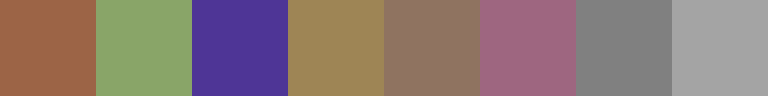
#> input picture experiments/gamut_research/p3_source_hdr2020.png, 768 x 96 px, given in place of patches_srgb.png, which was not available
$ python make_expand_figure.py
#> lines starting #> are read from the running program, lines starting #| are printed output that depends on the picture; pictures that were not available may be replaced by others from this repository, and a replacement may not be noted
import numpy as np, io
from PIL import Image, ImageDraw, ImageCms
patches=[(255,0,0),(0,255,0),(0,0,255),(0,255,255),(255,0,255),(255,255,0),
         (255,128,0),(200,90,60),(128,128,128),(32,32,32),(255,255,255),(255,0,128)]
S=96; H=64; LBL=320
srgb=ImageCms.createProfile('sRGB')
def render(p):
    im=Image.open(p); icc=im.info['icc_profile']
    prof=ImageCms.ImageCmsProfile(io.BytesIO(icc))
    return np.asarray(ImageCms.profileToProfile(im.convert('RGB'),prof,srgb,outputMode='RGB',renderingIntent=1))
def strip(a):
    if isinstance(a,np.ndarray) and a.dtype!=np.uint8:
        a=np.asarray(Image.fromarray(a).convert('RGB'))
    row=np.zeros((H,S*12,3),np.uint8)
    for i in range(12):
        r,q=divmod(i,6)
        blk=a[r*S+S//2-H//2:r*S+S//2+H//2, q*S+S//2-H//2:q*S+S//2+H//2]
        row[:,i*S:(i+1)*S]=np.asarray(Image.fromarray(blk).resize((S,H),Image.NEAREST))
    return row
rows=[('SOURCE',strip(np.asarray(Image.open('experiments/gamut_research/patches_srgb.png').convert('RGB')))),
      ('out 2020  expand=0',strip(render('experiments/gamut_research/out_2020_exp0.png'))),
      ('out 2020  expand=1',strip(render('experiments/gamut_research/out_2020_exp.png'))),
      ('out P3    expand=1',strip(render('experiments/gamut_research/out_p3_exp.png')))]
#> in strip, `row=np.zeros((H,S*12,3),np.uint8)`: row: shape (64, 1152, 3); every value is 0
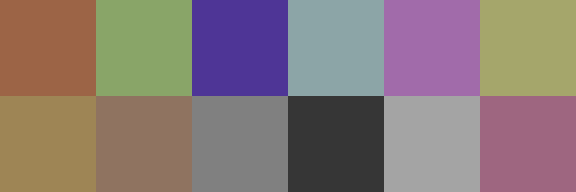
#> input picture experiments/gamut_research/out_2020_exp0.png, 576 x 192 px, found by its file name
#> in render, im is the input picture: PIL image 576x192 RGBA; mean R, G, B, A 136.8, 121, 118.6, 255
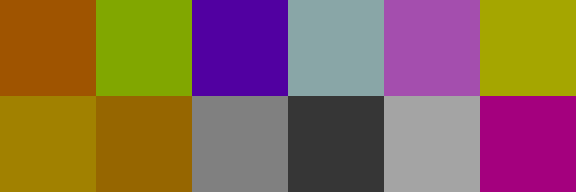
#> input picture experiments/gamut_research/out_2020_exp.png, 576 x 192 px, found by its file name
#> in render, im is the input picture: PIL image 576x192 RGBA; mean R, G, B, A 138, 103.2, 81.2, 255
#> after the loop in strip (call 3), `for i in range(12):`:
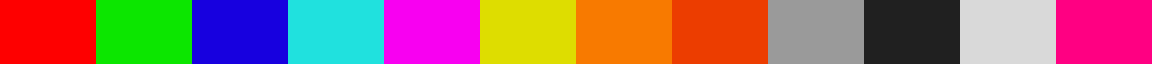
#> row: shape (64, 1152, 3); mean of channels 0, 1, 2 161.1, 105.2, 101.6; drawn as R, G, B
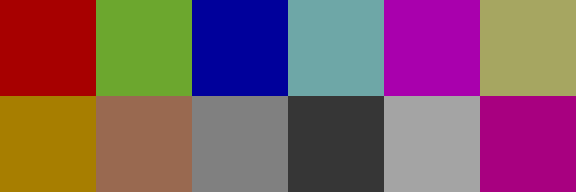
#> input picture experiments/gamut_research/out_p3_exp.png, 576 x 192 px, found by its file name
#> in render, im is the input picture: PIL image 576x192 RGBA; mean R, G, B, A 129.5, 89.8, 99.3, 255
#> after the loop in strip (call 4), `for i in range(12):`:
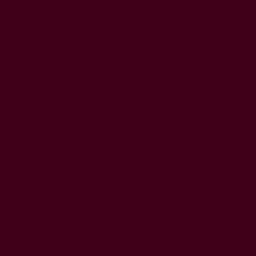
#> blk: shape (64, 64, 3) (shown 4 times larger); mean of channels 0, 1, 2 64, 0, 25; drawn as R, G, B
#> after the loop in strip (call 4), `for i in range(12):`:
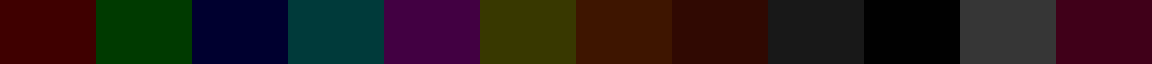
#> row: shape (64, 1152, 3); mean of channels 0, 1, 2 36.5, 23.4, 23.1; drawn as R, G, B
img=Image.new('RGB',(LBL+S*12,H*len(rows)+6*(len(rows)-1)+20),(24,24,28))
d=ImageDraw.Draw(img); y=10
for lab,row in rows:
    d.text((8,y+H//2-6),lab,fill=(230,230,235))
    img.paste(Image.fromarray(row),(LBL,y)); y+=H+6
#> this loop made 4 passes
#> (lab, y) on passes 1 to 4: ('SOURCE', 80), ('out 2020  expand=0', 150), ('out 2020  expand=1', 220), ('out P3    expand=1', 290)
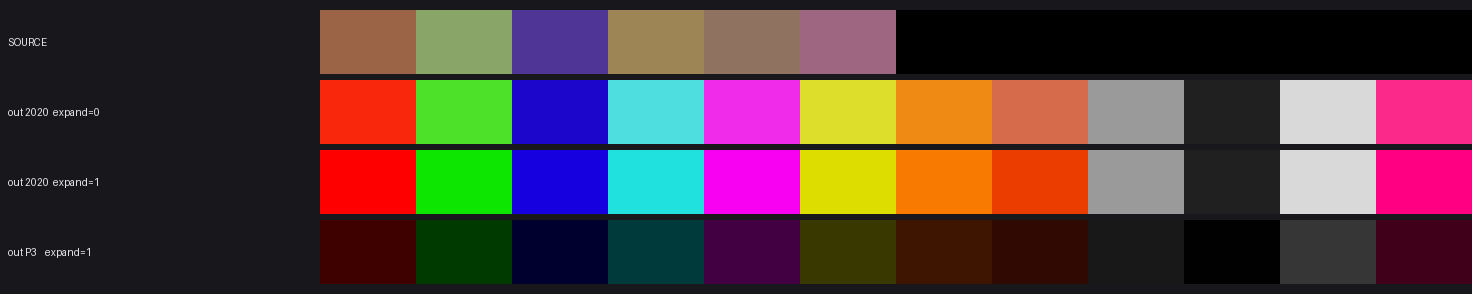
#> img: PIL image 1472x294 RGB; mean R, G, B 81.8, 59.9, 59.2
#> after the loop, y = 290
img.save('experiments/gamut_research/compare_expand.png')
print('saved',img.size)
#| saved (1472, 294)

# 数值：ICC 渲染后的 u'v' 彩度
M709=np.array([[0.4123908,0.3575843,0.1804808],[0.2126390,0.7151687,0.0721923],[0.0193308,0.1191948,0.9505322]])
def uv(c):
    s=np.array(c)/255.0
    lin=np.where(s<=0.04045,s/12.92,((s+0.055)/1.055)**2.4)
    XYZ=M709@lin; X,Y,Z=XYZ; dd=X+15*Y+3*Z
    return np.array([4*X/dd,9*Y/dd])
W=uv((255,255,255))
for name,p in [('expand0','experiments/gamut_research/out_2020_exp0.png'),('expand1','experiments/gamut_research/out_2020_exp.png'),('p3','experiments/gamut_research/out_p3_exp.png')]:
    a=render(p)
    sats=[]
    for i,c in enumerate(patches[:6]):
        r,q=divmod(i,6)
        blk=a[r*S+20:r*S+76,q*S+20:q*S+76].reshape(-1,3).mean(axis=0)
        sats.append(round(float(np.linalg.norm(uv(blk)-W)),3))
#> this loop made 6 passes
#> (blk, s in uv, lin in uv, X in uv, Y in uv, Z in uv, dd in uv) on passes 1 to 6: ([249, 40, 12], [0.976, 0.157, 0.0471], [0.947, 0.0212, 0.00368], 0.399, 0.217, 0.0243, 3.73), ([78, 225, 41], [0.306, 0.882, 0.161], [0.0762, 0.753, 0.0222], 0.305, 0.556, 0.112, 8.99), ([29, 6, 204], [0.114, 0.0235, 0.8], [0.0123, 0.00182, 0.604], 0.115, 0.0475, 0.574, 2.55), ([79, 222, 223], [0.31, 0.871, 0.875], [0.0782, 0.73, 0.738], 0.427, 0.592, 0.79, 11.68), ([241, 43, 234], [0.945, 0.169, 0.918], [0.88, 0.0242, 0.823], 0.52, 0.264, 0.802, 6.88), ([221, 221, 43], [0.867, 0.867, 0.169], [0.723, 0.723, 0.0242], 0.561, 0.673, 0.123, 11.02)
#> after the loop, sats = [0.237, 0.108, 0.301, 0.053, 0.162, 0.081]
    print(name,'rendered chroma (6 色块):',sats)
#| expand0 rendered chroma (6 色块): [0.237, 0.108, 0.301, 0.053, 0.162, 0.081]
